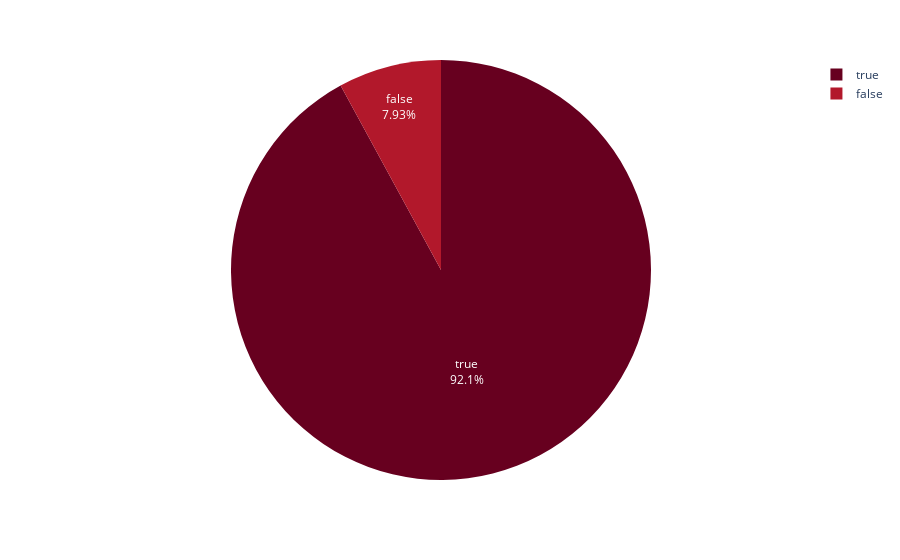

The notebook cell this image was saved under:
### Code cell
df = pd.read_csv("PIdf_12.csv")
fig = px.pie(df, values='Cantidad',names='Comparacion',color_discrete_sequence=px.colors.sequential.RdBu)
fig.update_traces(textinfo='percent+label')
fig.show()

### Figure 1 — Plotly figure (JSON) as saved in the notebook; plotly's stock layout.template omitted (floating-point values rounded to 4 significant figures)
{"data": [{"domain": {"x": [0, 1], "y": [0, 1]}, "hovertemplate": "Comparacion=%{label}<br>Cantidad=%{value}<extra></extra>", "labels": [false, true], "legendgroup": "", "name": "", "showlegend": true, "textinfo": "percent+label", "type": "pie", "values": [2100, 24366]}], "layout": {"legend": {"tracegroupgap": 0}, "margin": {"t": 60}, "piecolorway": ["rgb(103,0,31)", "rgb(178,24,43)", "rgb(214,96,77)", "rgb(244,165,130)", "rgb(253,219,199)", "rgb(247,247,247)", "rgb(209,229,240)", "rgb(146,197,222)", "rgb(67,147,195)", "rgb(33,102,172)", "rgb(5,48,97)"]}}
